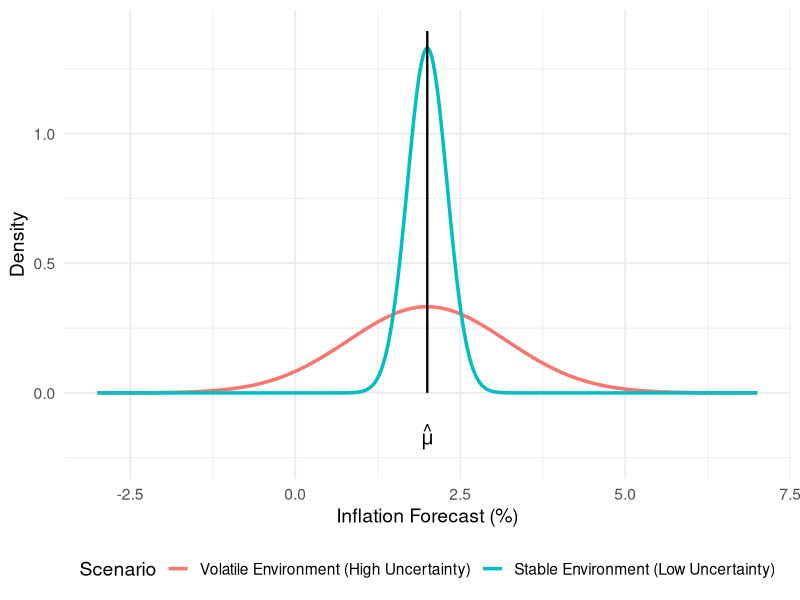

The R script that drew this image:
# Load required library
library(ggplot2)

# Parameters
mean_forecast <- 2
sd_low_uncertainty <- 0.3
sd_high_uncertainty <- 1.2

# Create x grid
x <- seq(-3, 7, length.out = 1000)

# Create density data
df <- data.frame(
  x = rep(x, 2),
  density = c(
    dnorm(x, mean_forecast, sd_high_uncertainty),
    dnorm(x, mean_forecast, sd_low_uncertainty)
  ),
  Scenario = rep(
    c("Volatile Environment (High Uncertainty)",
      "Stable Environment (Low Uncertainty)"),
    each = length(x)
  )
)

# Make Scenario a factor and reorder levels
df$Scenario <- factor(
  df$Scenario,
  levels = c(
    "Volatile Environment (High Uncertainty)",
    "Stable Environment (Low Uncertainty)"
  )
)

ggplot(df, aes(x = x, y = density, color = Scenario)) +
  geom_line(linewidth = 1.2) +
  # Vertical line
  annotate(
    "segment",
    x = mean_forecast,
    xend = mean_forecast,
    y = 0,
    yend = max(df$density)*1.05,
    linetype = "solid",
    color = "black",
    size = 0.8
  ) +
  # Label below x-axis
  annotate(
    "text",
    x = mean_forecast,
    y = -0.12,           # slightly further down
    label = "hat(mu)",
    parse = TRUE,
    vjust = 1,
    size = 5
  ) +
  labs(
    x = "Inflation Forecast (%)",
    y = "Density"
  ) +
  coord_cartesian(ylim = c(-0.25, max(df$density)*1.05)) +  # extend y-axis further
  theme_minimal(base_size = 14) +
  theme(
    legend.position = "bottom"
  )
